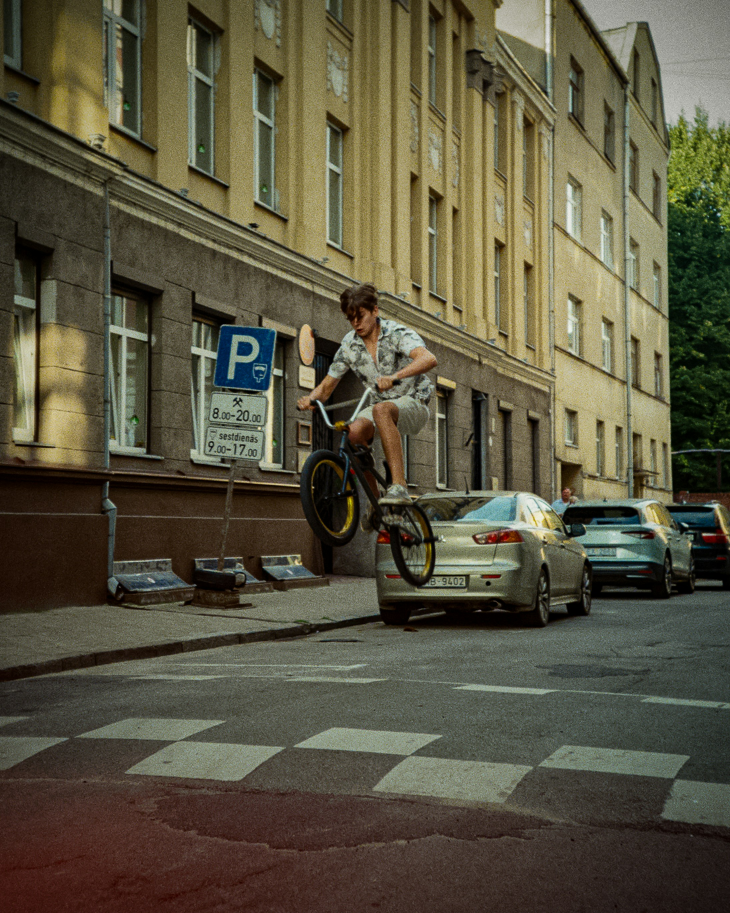
#> input picture image_assets/cycle.jpg, 2190 x 2738 px (shown at 1/3 size)
$ jupyter execute EdgeDetection.ipynb
#> lines starting #> are read from the running program, lines starting #| are printed output that depends on the picture; after the words box and inside, x2 and y2 are one past the last pixel; in counts of white or black regions, pixels touching at a corner belong together
# !---For Edge Detection We are gonna load the given image using python in openCV, This will give a representation of Numpy Array and there are number of pre-processing steps before applying final edge detection algorithm.---!

# 1. First we use cv.imread() to load the image into python.

# 2. Second we use cv.cvtColor() to convert the image into Grayscale.

# 3. Third we use cv.GaussianBlur() to reduce the noise in the image.This improves the edge detection final result.

# 4. Fourth we use cv.Canny() edge detection algorithm. This allows us to find the edges in the images.

# 1. Import Dependencies

[cell 1]
import cv2 as cv

# import os for file paths
import os

# 2. Load Images

[cell 2]
# Import Matplot lib to vizualize

import matplotlib.pyplot as plt

[cell 3]
# Define the file path to the image
IMG_PATH = os.path.join('../image_assets/cycle.jpg')

[cell 4]
# Read in image
img = cv.imread('../image_assets/cycle.jpg')
#> img is the input picture: shape (2738, 2190, 3); mean B, G, R 64.7, 85.4, 90
plt.imshow(cv.cvtColor(img,cv.COLOR_BGR2RGB))
plt.show()

[cell 5]
# Resize the Image

resizeimg = cv.resize(img, (int(img.shape[1]/2),int(img.shape[0]/2)))

# Image Height

img.shape

# View image using OpenCV

cv.imshow("Frame View",resizeimg)
cv.waitKey(0)
cv.destroyAllWindows()

[cell 6]
# Image Dimensions
img.shape
#> Out = (2738, 2190, 3)

[cell 7]
# Image Width
img.shape[1]
#> Out = 2190

[cell 8]
# Image Height
img.shape[0]
#> Out = 2738

[cell 9]
# Resize the Dimensions
(int(img.shape[1]/2),int(img.shape[0]/2))
#> Out = (1095, 1369)

# 3. Edge Detection

[cell 10]
# Apply Canny Algorithm
canny = cv.Canny(img, threshold1=180, threshold2=200)  #threshold1 is lower threshold and threshold2 is upper threshold
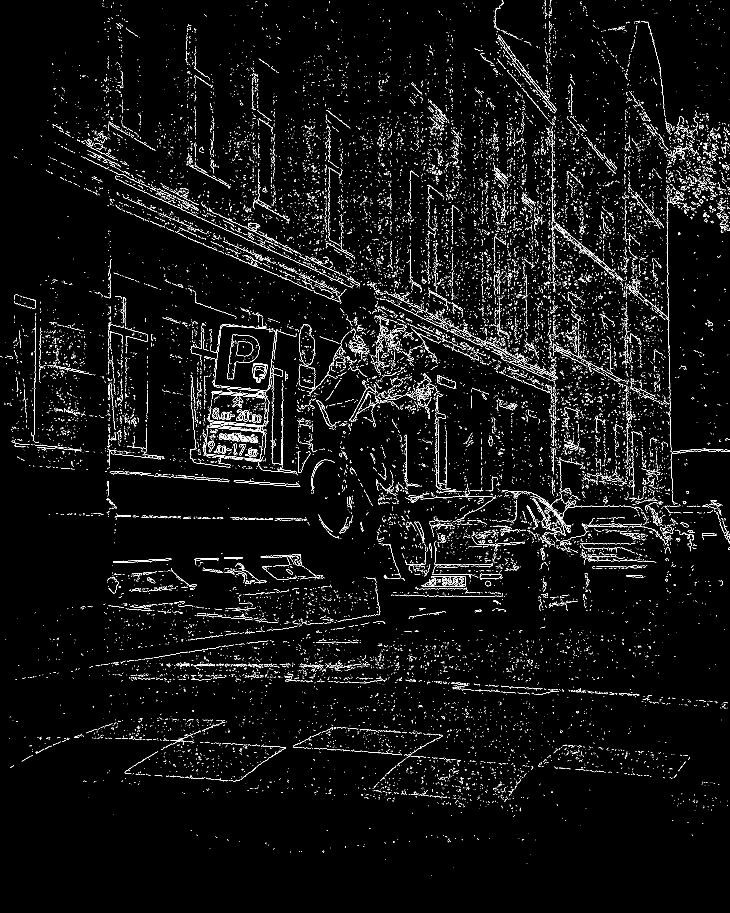
#> canny: shape (2738, 2190) (shown at 1/3 size); 2.9% white in thin lines or dots

# Tighter the threshold lower the edges and Wider the threshold more the edges

# Resize the Image

resizeimg = cv.resize(canny, (int(img.shape[1]/2),int(img.shape[0]/2)))
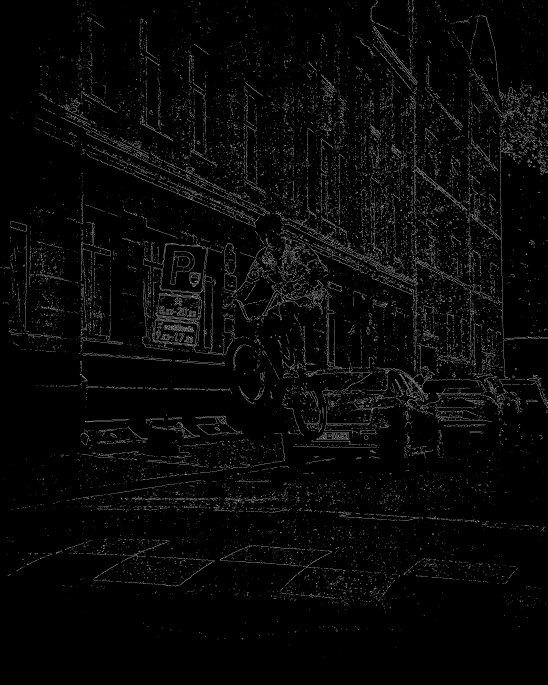
#> resizeimg: shape (1369, 1095) (shown at 1/2 size); min 0, max 255, mean 7.4

# Image Height

img.shape

# View image using OpenCV

cv.imshow("Frame View",resizeimg)
cv.waitKey(0)
cv.destroyAllWindows()

# The above output contains n number of noises to reduce the noise in the image we use 5x5 Gaussian filter

[cell 11]
# Apply Gaussian Blur
blur = cv.GaussianBlur(img,(5,5),0)

# Apply Canny Algorithm
canny = cv.Canny(blur, threshold1=200, threshold2=210)  #threshold1 is lower threshold and threshold2 is upper threshold
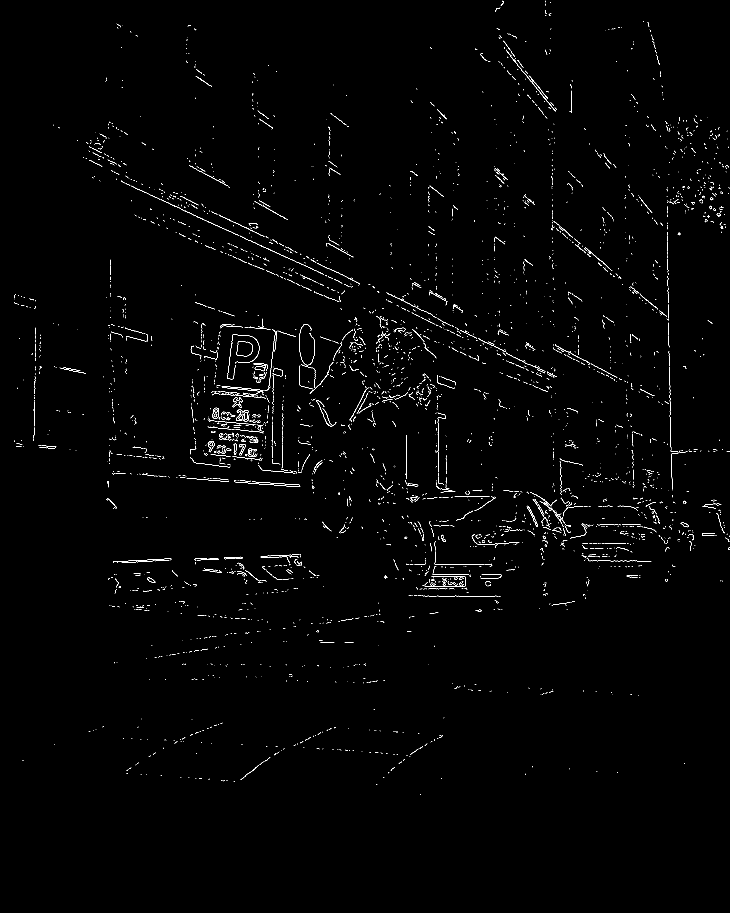
#> canny: shape (2738, 2190) (shown at 1/3 size); 0.74% white in thin lines or dots, all inside (x1, y1, x2, y2) = (42, 2, 2190, 2385)

# Tighter the threshold lower the edges and Wider the threshold more the edges

# Resize the Image

resizeimg = cv.resize(canny, (int(img.shape[1]/2),int(img.shape[0]/2)))
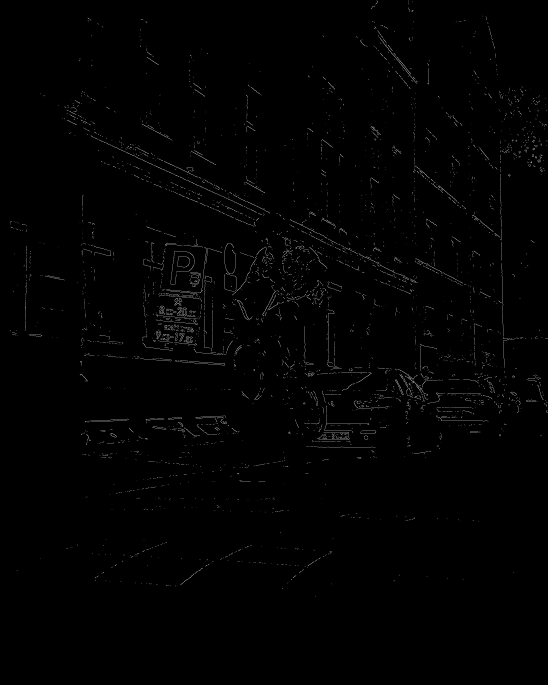
#> resizeimg: shape (1369, 1095) (shown at 1/2 size); min 0, max 255, mean 1.9

# Image Height

img.shape

# View image using OpenCV

cv.imshow("Frame View",resizeimg)
cv.waitKey(0)
cv.destroyAllWindows()

# To reduce more of the noise we use the Grayscale

[cell 12]
#Apply Grayscale to the image
gray = cv.cvtColor(img,cv.COLOR_BGR2GRAY)
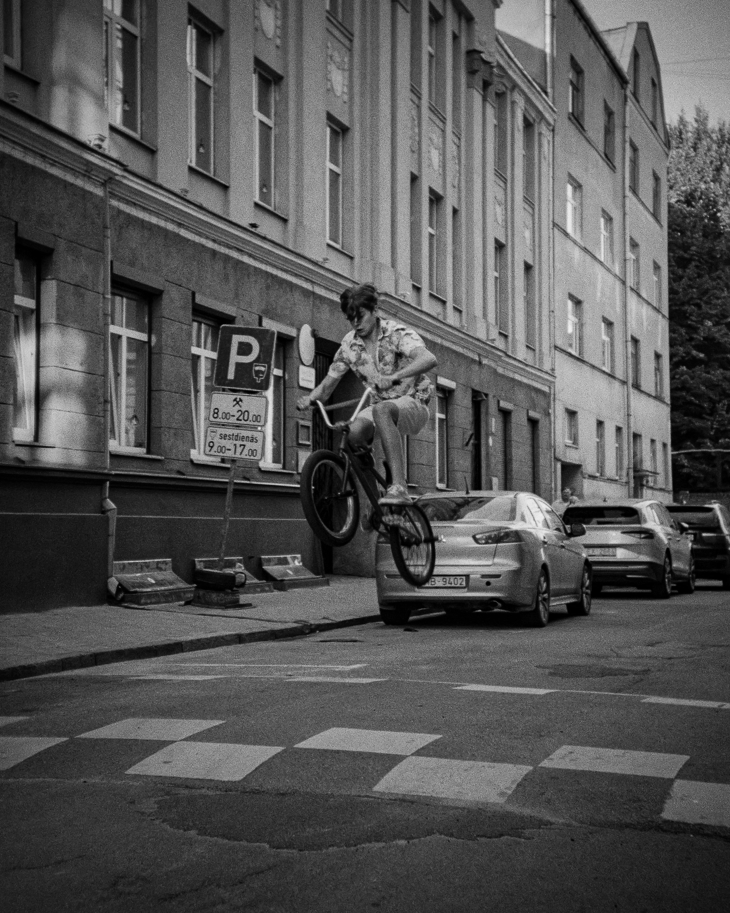
#> gray: shape (2738, 2190) (shown at 1/3 size); min 0, max 249, mean 84.4

# Apply Gaussian Blur
blur = cv.GaussianBlur(img,(5,5),0)

# Apply Canny Algorithm
canny = cv.Canny(blur, threshold1=200, threshold2=210)  #threshold1 is lower threshold and threshold2 is upper threshold

# Tighter the threshold lower the edges and Wider the threshold more the edges

# Resize the Image

resizeimg = cv.resize(canny, (int(img.shape[1]/2),int(img.shape[0]/2)))

# Image Height

img.shape

# View image using OpenCV

cv.imshow("Frame View",resizeimg)
cv.waitKey(0)
cv.destroyAllWindows()

# 4. Export Edges generated

[cell 13]
cv.imwrite("Edges.jpg",canny)
#> Out = True

$ run again, with image_assets/dog1.jpg copied over image_assets/cycle.jpg
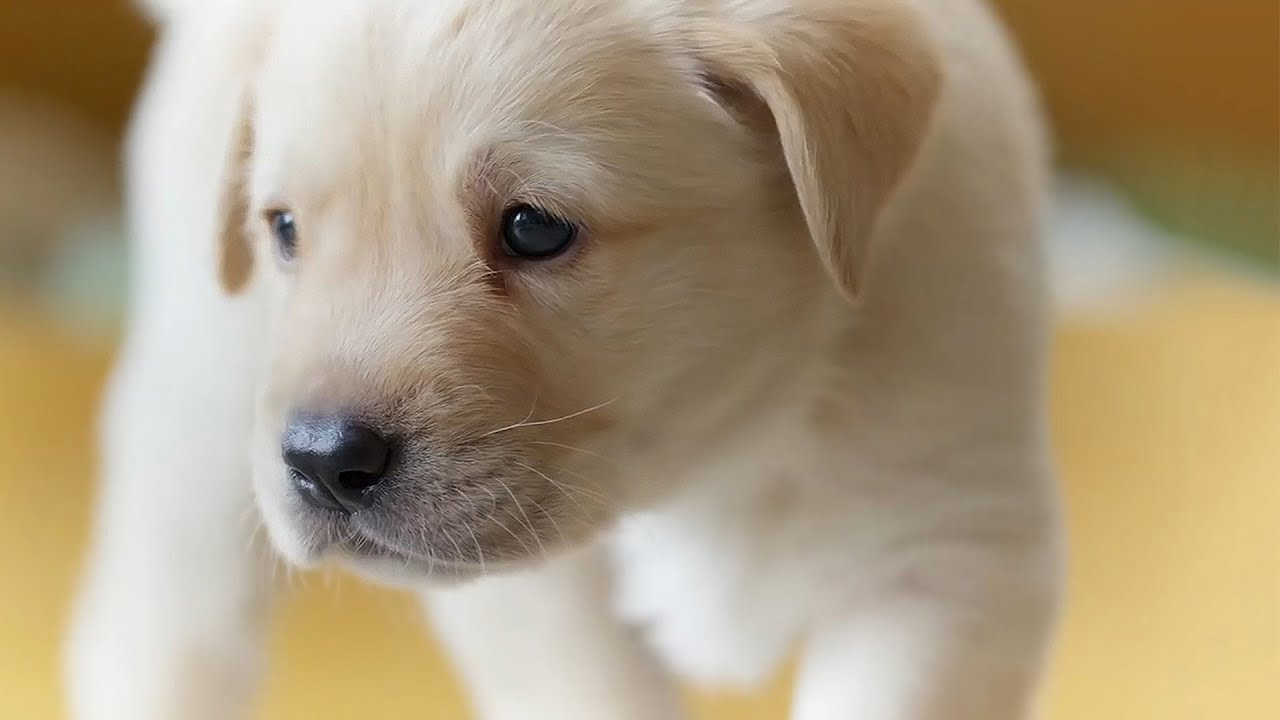
#> input picture image_assets/dog1.jpg, 1280 x 720 px
#> img is the input picture: shape (720, 1280, 3); mean B, G, R 126.5, 153.8, 170.3
#> `canny = cv.Canny(img, threshold1=180, threshold2=200)`:
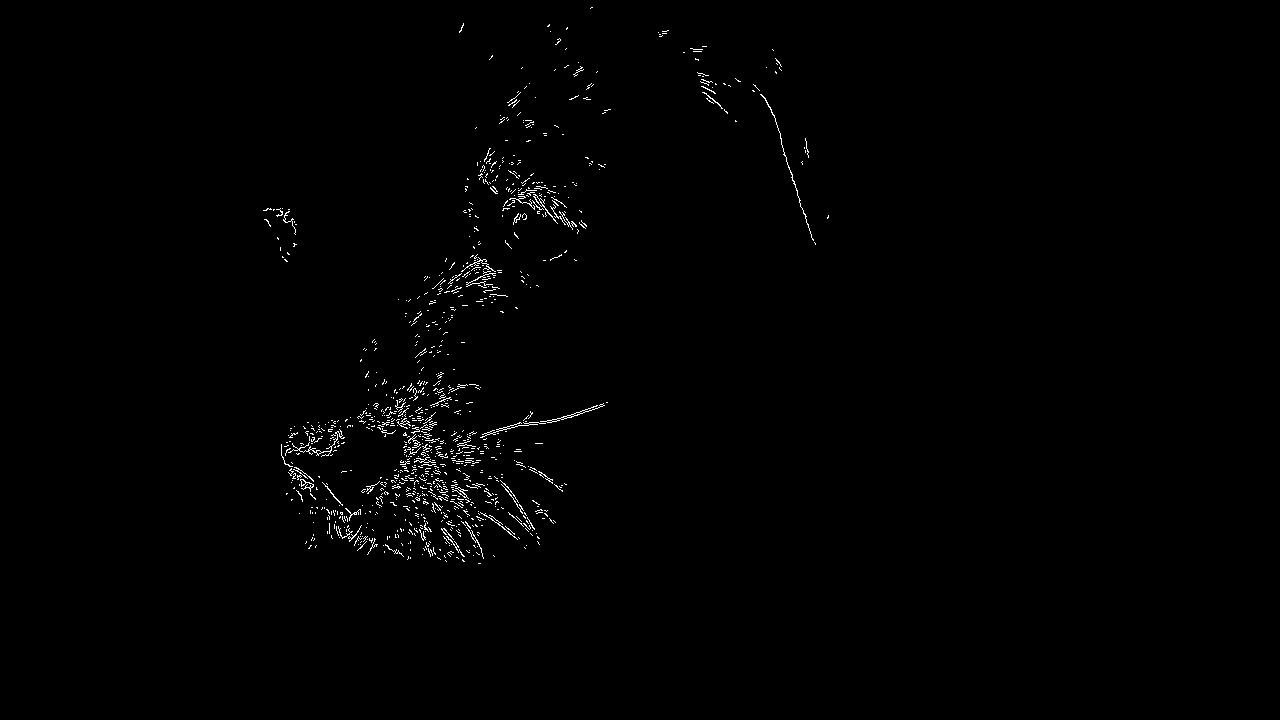
#> canny: shape (720, 1280); 0.73% white in thin lines or dots, all inside (x1, y1, x2, y2) = (263, 7, 829, 564)
#> `gray = cv.cvtColor(img,cv.COLOR_BGR2GRAY)`:
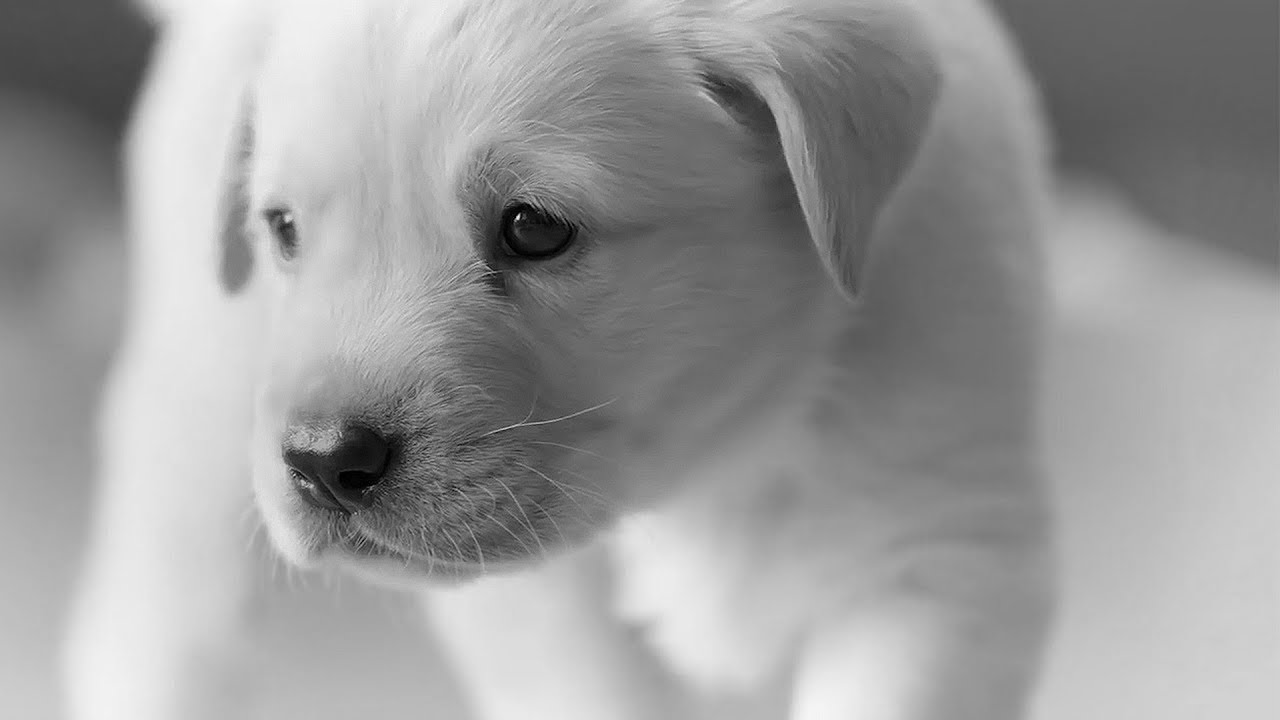
#> gray: shape (720, 1280); min 0, max 247, mean 155.7
#> `cv.imwrite("Edges.jpg",canny)`: Out = True

$ run again, with image_assets/NZlake.jpeg copied over image_assets/cycle.jpg
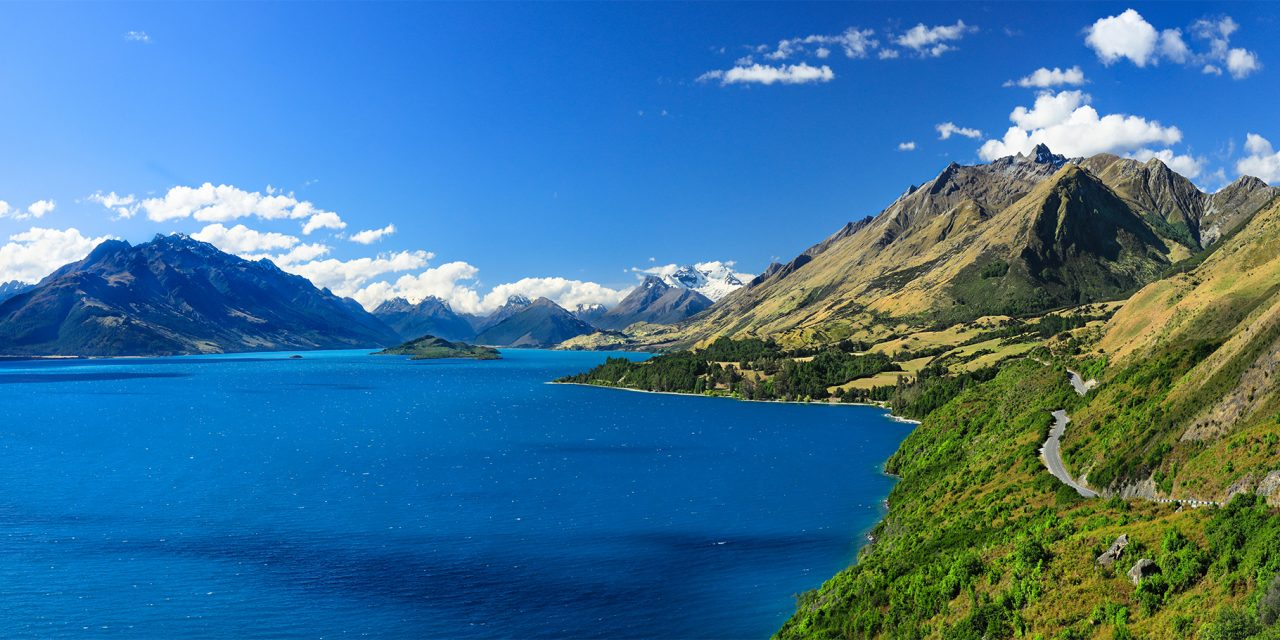
#> input picture image_assets/NZlake.jpeg, 1280 x 640 px
#> img is the input picture: shape (640, 1280, 3); mean B, G, R 154.5, 116.2, 59.4
#> `canny = cv.Canny(img, threshold1=180, threshold2=200)`:
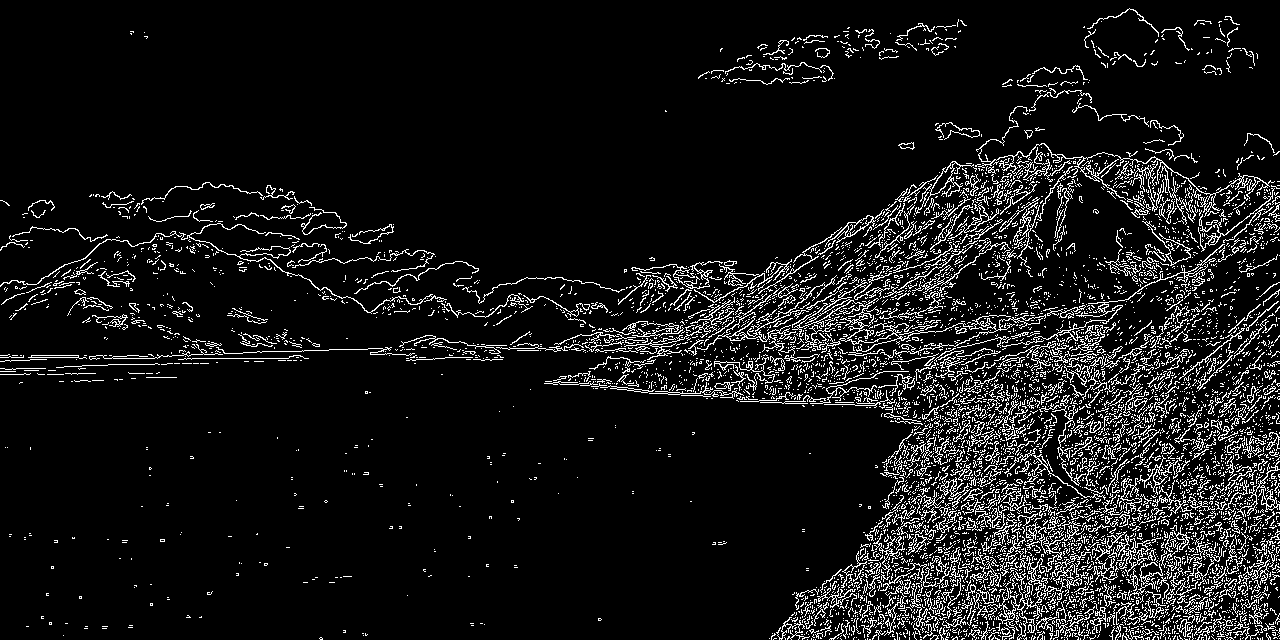
#> canny: shape (640, 1280); 8.6% white in thin lines or dots
#> `gray = cv.cvtColor(img,cv.COLOR_BGR2GRAY)`:
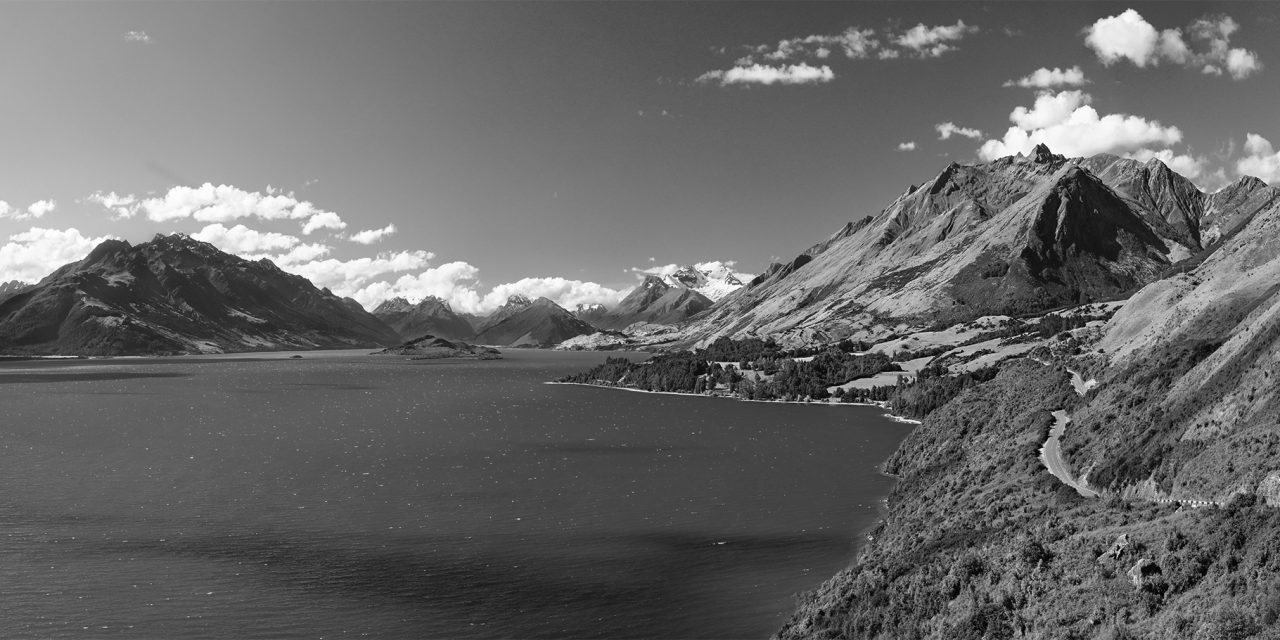
#> gray: shape (640, 1280); min 0, max 255, mean 103.6
#> `cv.imwrite("Edges.jpg",canny)`: Out = True
